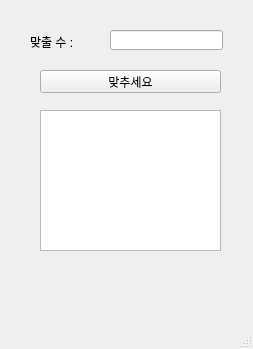
<?xml version="1.0" encoding="UTF-8"?>
<ui version="4.0">
 <class>MainWindow</class>
 <widget class="QMainWindow" name="MainWindow">
  <property name="geometry">
   <rect>
    <x>0</x>
    <y>0</y>
    <width>253</width>
    <height>349</height>
   </rect>
  </property>
  <property name="windowTitle">
   <string>MainWindow</string>
  </property>
  <widget class="QWidget" name="centralwidget">
   <widget class="QLabel" name="lbl">
    <property name="geometry">
     <rect>
      <x>30</x>
      <y>30</y>
      <width>91</width>
      <height>23</height>
     </rect>
    </property>
    <property name="text">
     <string>맞출 수 :</string>
    </property>
   </widget>
   <widget class="QLineEdit" name="le">
    <property name="geometry">
     <rect>
      <x>110</x>
      <y>30</y>
      <width>113</width>
      <height>20</height>
     </rect>
    </property>
   </widget>
   <widget class="QPushButton" name="pb">
    <property name="geometry">
     <rect>
      <x>40</x>
      <y>70</y>
      <width>181</width>
      <height>23</height>
     </rect>
    </property>
    <property name="text">
     <string>맞추세요</string>
    </property>
   </widget>
   <widget class="QTextEdit" name="te">
    <property name="geometry">
     <rect>
      <x>40</x>
      <y>110</y>
      <width>181</width>
      <height>141</height>
     </rect>
    </property>
   </widget>
  </widget>
  <widget class="QMenuBar" name="menubar">
   <property name="geometry">
    <rect>
     <x>0</x>
     <y>0</y>
     <width>253</width>
     <height>21</height>
    </rect>
   </property>
  </widget>
  <widget class="QStatusBar" name="statusbar"/>
 </widget>
 <resources/>
 <connections/>
</ui>
